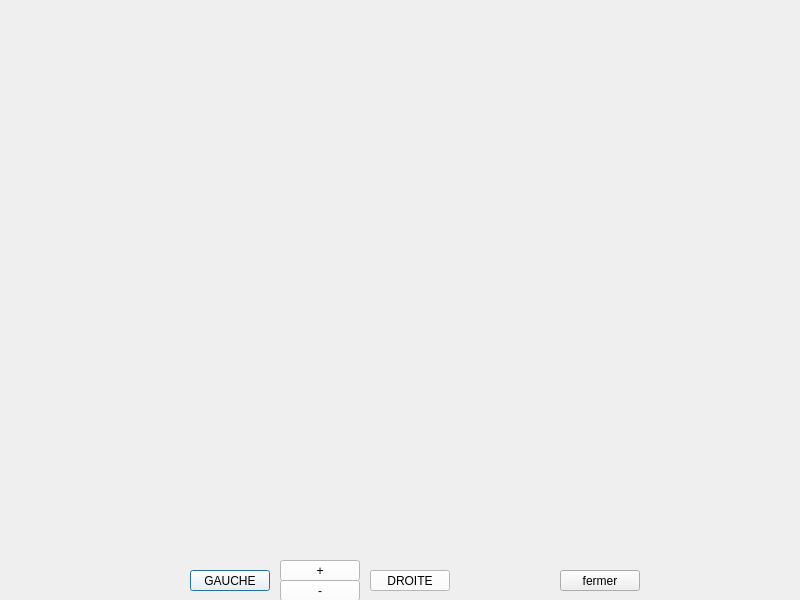
<?xml version="1.0" encoding="UTF-8"?>
<ui version="4.0">
 <class>zoom</class>
 <widget class="QDialog" name="zoom">
  <property name="geometry">
   <rect>
    <x>0</x>
    <y>0</y>
    <width>800</width>
    <height>600</height>
   </rect>
  </property>
  <property name="windowTitle">
   <string>Dialog</string>
  </property>
  <widget class="QPushButton" name="pushButton">
   <property name="geometry">
    <rect>
     <x>190</x>
     <y>570</y>
     <width>80</width>
     <height>21</height>
    </rect>
   </property>
   <property name="styleSheet">
    <string notr="true">background-color: rgb(255, 255, 255);</string>
   </property>
   <property name="text">
    <string>GAUCHE</string>
   </property>
  </widget>
  <widget class="QPushButton" name="pushButton_2">
   <property name="geometry">
    <rect>
     <x>280</x>
     <y>580</y>
     <width>80</width>
     <height>21</height>
    </rect>
   </property>
   <property name="styleSheet">
    <string notr="true">background-color: rgb(255, 255, 255);</string>
   </property>
   <property name="text">
    <string>-</string>
   </property>
  </widget>
  <widget class="QPushButton" name="pushButton_3">
   <property name="geometry">
    <rect>
     <x>280</x>
     <y>560</y>
     <width>80</width>
     <height>21</height>
    </rect>
   </property>
   <property name="styleSheet">
    <string notr="true">background-color: rgb(255, 255, 255);</string>
   </property>
   <property name="text">
    <string>+</string>
   </property>
  </widget>
  <widget class="QPushButton" name="pushButton_4">
   <property name="geometry">
    <rect>
     <x>370</x>
     <y>570</y>
     <width>80</width>
     <height>21</height>
    </rect>
   </property>
   <property name="styleSheet">
    <string notr="true">background-color: rgb(255, 255, 255);</string>
   </property>
   <property name="text">
    <string>DROITE</string>
   </property>
  </widget>
  <widget class="QPushButton" name="pushButton_5">
   <property name="geometry">
    <rect>
     <x>560</x>
     <y>570</y>
     <width>80</width>
     <height>21</height>
    </rect>
   </property>
   <property name="text">
    <string>fermer</string>
   </property>
  </widget>
 </widget>
 <resources/>
 <connections/>
</ui>
